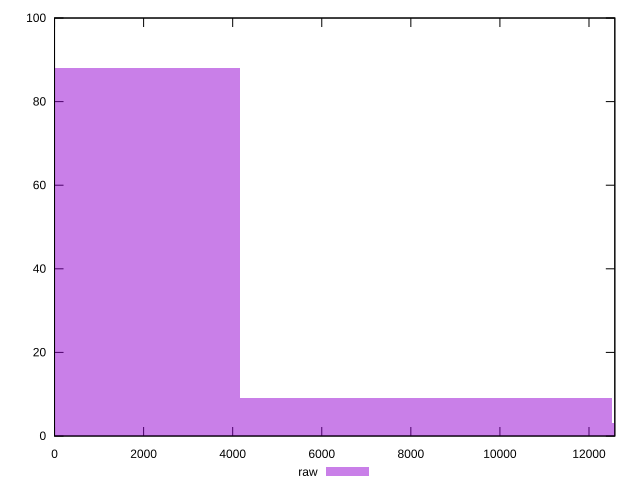

The script that saved this image:
reset

$raw <<EOF
0 88
16689.992312250957 3
8344.996156125479 9
EOF

set key outside below
set boxwidth 8344.996156125479
set xrange [0:12580]
set yrange [0:100]
set trange [0:100]
set style fill transparent solid 0.5 noborder
set terminal svg size 640, 490 enhanced background rgb 'white'
set output "report_00012_2021-02-09T11:01:39.952Z/uses-rel-preload/samples/pages/raw/histogram.svg"

plot $raw title "raw" with boxes

reset
